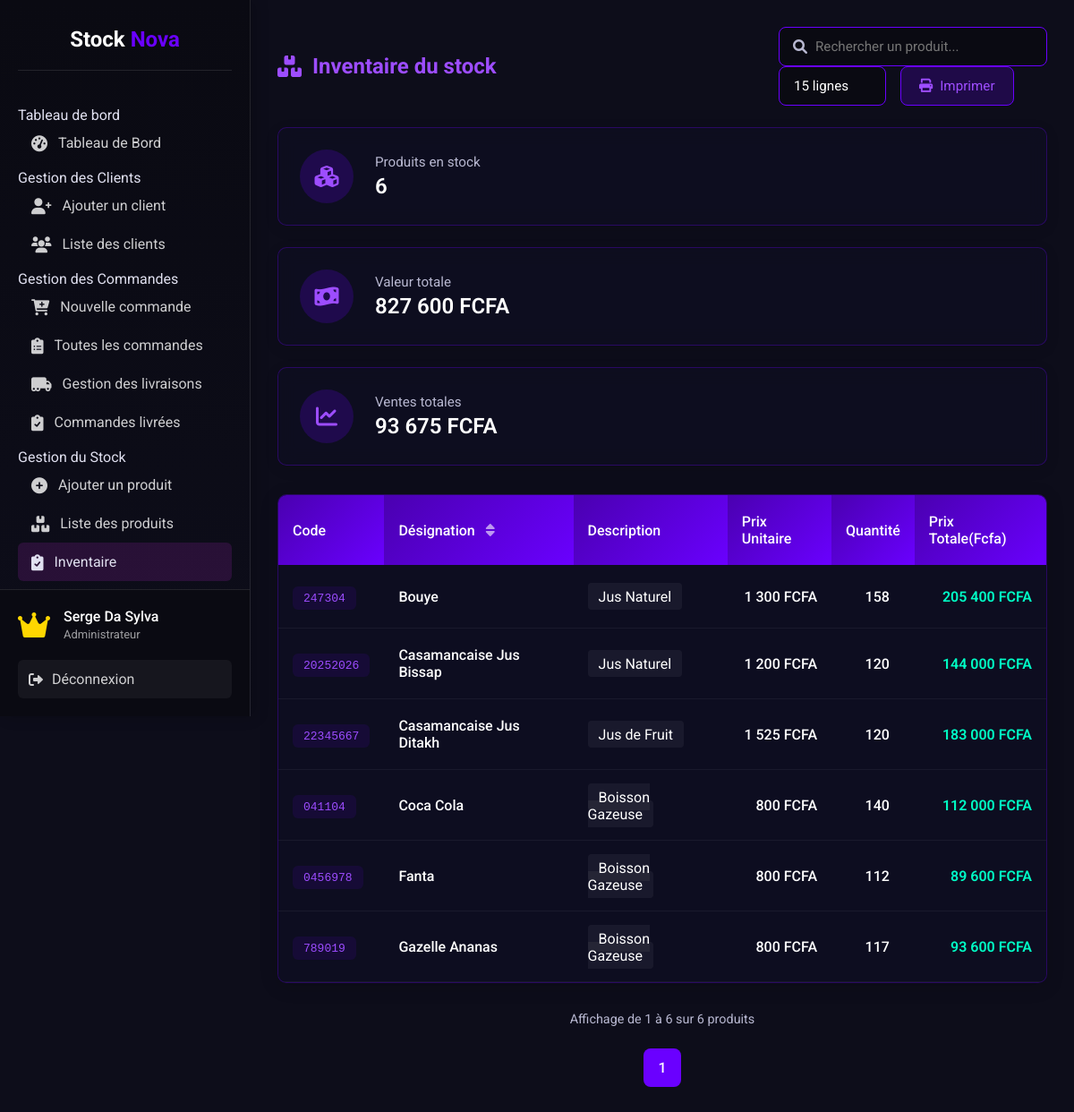
The app's page /inventaire.php (signed in) with its own data.
### tables this page shows
CREATE TABLE `produits` (
  `id_prod` int(11) NOT NULL,
  `code_prod` varchar(255) DEFAULT NULL,
  `nom_prod` varchar(100) DEFAULT NULL,
  `quant_prod` int(11) DEFAULT 0,
  `prix_unitaire` decimal(10,2) DEFAULT NULL,
  `prix_total` decimal(10,2) GENERATED ALWAYS AS (`quant_prod` * `prix_unitaire`) VIRTUAL,
  `fournisseur` varchar(100) DEFAULT NULL,
  `description` text DEFAULT NULL,
  `photo` varchar(255) NOT NULL DEFAULT 'assets/images/default-product.png' COMMENT 'Chemin vers la photo du produit'
);

### inventaire.php (the view, shortened to what this page needs)
<?php
require 'includes/connexion.php';
require 'includes/header.php';
$search = $_GET['search'] ?? '';
$perPage = $_GET['per_page'] ?? 15;
$page = $_GET['page'] ?? 1;
$offset = ($page - 1) * $perPage;
try {
    $query = "SELECT p.id_prod, p.code_prod, p.nom_prod, p.description,
                 p.prix_unitaire,
                 GREATEST(p.quant_prod, 0) AS quant_prod,
                 (p.prix_unitaire * GREATEST(p.quant_prod, 0)) AS prix_total
          FROM produits p
          WHERE p.nom_prod LIKE :search
          OR p.code_prod LIKE :search
          OR p.description LIKE :search
          ORDER BY p.nom_prod ASC
          LIMIT :limit OFFSET :offset";
    $stmt = $pdo->prepare($query);
    $stmt->bindValue(':search', '%'.$search.'%', PDO::PARAM_STR);
    $stmt->bindValue(':limit', (int)$perPage, PDO::PARAM_INT);
    $stmt->bindValue(':offset', (int)$offset, PDO::PARAM_INT);
    $stmt->execute();
    $products = $stmt->fetchAll(PDO::FETCH_ASSOC);
    $totalQuery =  "SELECT SUM(prix_unitaire * GREATEST(quant_prod, 0)) AS montant_total FROM produits";
    $totalStmt = $pdo->prepare($totalQuery);
    $totalStmt->execute();
    $montantTotalStock = $totalStmt->fetchColumn();
    $salesQuery = "SELECT SUM(montant) AS total_vendu FROM commandes";
    $salesStmt = $pdo->prepare($salesQuery);
    $salesStmt->execute();
    $totalVendu = $salesStmt->fetchColumn() ?? 0;
} catch (PDOException $e) {
    die("Erreur de base de données : " . $e->getMessage());
}
?>
<div class="dashboard-container">
    <div class="data-section">
        <div class="section-header">
            <h3><i class="fas fa-boxes"></i> Inventaire du stock</h3>
            <div class="section-actions">
                <form method="GET" class="search-form">
                    <div class="search-box">
                        <i class="fas fa-search"></i>
                        <input type="text" name="search" placeholder="Rechercher un produit..."
                               value="<?= htmlspecialchars($search) ?>" class="search-input">
                    </div>
                </form>
                <div class="action-buttons">
                    <div class="per-page-select">
                        <select class="per-page" onchange="updatePerPage(this.value)">
                            <option value="15" <?= $perPage == 15 ? 'selected' : '' ?>>15 lignes</option>
                        </select>
                    </div>
                    <button onclick="window.print()" class="print-btn">
                        <i class="fas fa-print"></i> Imprimer
                    </button>
                </div>
            </div>
        </div>
        <div class="stats-cards">
            <div class="stat-card">
                <div class="stat-icon">
                    <i class="fas fa-cubes"></i>
                </div>
                <div class="stat-info">
                    <span class="stat-title">Produits en stock</span>
                    <span class="stat-value"><?= count($products) ?></span>
                </div>
            </div>
            <div class="stat-card">
                <div class="stat-icon">
                    <i class="fas fa-money-bill-wave"></i>
                </div>
                <div class="stat-info">
                    <span class="stat-title">Valeur totale</span>
                    <span class="stat-value"><?= number_format($montantTotalStock, 0, ',', ' ') ?> FCFA</span>
                </div>
            </div>
            <div class="stat-card">
                <div class="stat-icon">
                    <i class="fas fa-chart-line"></i>
                </div>
                <div class="stat-info">
                    <span class="stat-title">Ventes totales</span>
                    <span class="stat-value"><?= number_format($totalVendu, 0, ',', ' ') ?> FCFA</span>
                </div>
            </div>
        </div>
        <div class="data-table-container glass-card">
            <table class="data-table">
                <thead>
                    <tr>
                        <th>Code</th>
                        <th class="sortable">Désignation <i class="fas fa-sort"></i></th>
                        <th>Description</th>
                        <th class="text-right">Prix Unitaire</th>
                        <th class="text-right">Quantité</th>
                        <th class="text-right">Prix Totale(Fcfa)</th>
                    </tr>
                </thead>
                <tbody>
                    <?php if (empty($products)): ?>
                        <tr>
                            <td colspan="7" class="text-center no-data">
                                <i class="fas fa-box-open"></i>
                                <p>Aucun produit trouvé</p>
                            </td>
                        </tr>
                    <?php else: ?>
                        <?php foreach ($products as $product): ?>
                            <tr class="table-row-animation hover-effect">
                                <td>
                                    <span class="product-code"><?= htmlspecialchars($product['code_prod']) ?></span>
                                </td>
                                <td>
                                    <span class="product-name"><?= htmlspecialchars($product['nom_prod']) ?></span>
                                </td>
                                <td>
                                    <span class="product-category"><?= htmlspecialchars($product['description']) ?></span>
                                </td>
                                <td class="text-right">
                                    <span class="price"><?= number_format($product['prix_unitaire'], 0, ',', ' ') ?> FCFA</span>
                                </td>
                                <td class="text-right">
                                <?php if ($product['quant_prod'] <= 0): ?>
                                    <span class="quantity critical">Épuisé</span>
                                <?php else: ?>
                                    <span class="quantity <?= $product['quant_prod'] < 10 ? 'low-stock' : '' ?>">
                                <?= $product['quant_prod'] ?>
                                    </span>
                                <?php endif; ?>
                                </td>
                                <td class="text-right">
                                    <span class="total-value"><?= number_format($product['prix_total'], 0, ',', ' ') ?> FCFA</span>
                                </td>
                            </tr>
                        <?php endforeach; ?>
                    <?php endif; ?>
                </tbody>
            </table>
        </div>
        <div class="pagination">
            <div class="pagination-info">
                Affichage de <?= min(($page-1)*$perPage+1, count($products)) ?> à <?= min($page*$perPage, count($products)) ?> sur <?= count($products) ?> produits
            </div>
            <div class="pagination-controls">
                <div class="page-numbers">
                    <?php
                    $totalPages = ceil(count($products) / $perPage);
                    $startPage = max(1, $page - 2);
                    $endPage = min($totalPages, $page + 2);
                    for ($i = $startPage; $i <= $endPage; $i++): ?>
                        <a href="?page=<?= $i ?>&per_page=<?= $perPage ?>&search=<?= urlencode($search) ?>"
                           class="page-number <?= $i == $page ? 'active' : '' ?>">
                            <?= $i ?>
                        </a>
                    <?php endfor;
                    ?>
                </div>
            </div>
        </div>
    </div>
</div>
<?php include 'includes/footer.php'; ?>

### css/styles.css (style rules this page uses)
:root { --primary: #9c27b0; --primary-dark: #7b1fa2; --primary-light: #ba68c8; --dark: #121212; --darker: #000000; --light: #f5f5f5; --danger: #e91e63; --success: #4caf50; --warning: #ff9800; }
* { box-sizing: border-box; margin: 0; padding: 0; font-family: 'Roboto', sans-serif; }
body { background-color: var(--dark); color: var(--light); display: flex; min-height: 100vh; }

### records on screen
produits: code_prod "247304", nom_prod "Bouye", description "Jus Naturel", prix_unitaire "1 300", quant_prod "158", prix_total "205 400"
produits: code_prod "20252026", nom_prod "Casamancaise Jus Bissap", description "Jus Naturel", prix_unitaire "1 200", quant_prod "120", prix_total "144 000"
produits: code_prod "22345667", nom_prod "Casamancaise Jus Ditakh", description "Jus de Fruit", prix_unitaire "1 525", quant_prod "120", prix_total "183 000"
produits: code_prod "041104", nom_prod "Coca Cola", description "Boisson Gazeuse", prix_unitaire "800", quant_prod "140", prix_total "112 000"
produits: code_prod "0456978", nom_prod "Fanta", description "Boisson Gazeuse", prix_unitaire "800", quant_prod "112", prix_total "89 600"
produits: code_prod "789019", nom_prod "Gazelle Ananas", description "Boisson Gazeuse", prix_unitaire "800", quant_prod "117", prix_total "93 600"

### other values on screen
$_SESSION['username'] "Serge Da Sylva"
count($products) "6"
$montantTotalStock "827 600"
$totalVendu "93 675"
min(($page-1)*$perPage+1, count($products)) "1"
min($page*$perPage, count($products)) "6"
